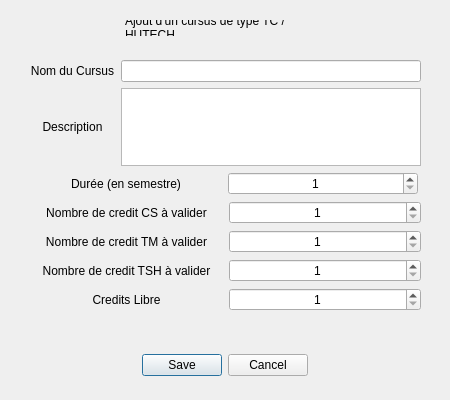
<?xml version="1.0" encoding="UTF-8"?>
<ui version="4.0">
 <class>dialogAjouterCursusTC</class>
 <widget class="QDialog" name="dialogAjouterCursusTC">
  <property name="geometry">
   <rect>
    <x>0</x>
    <y>0</y>
    <width>450</width>
    <height>400</height>
   </rect>
  </property>
  <property name="windowTitle">
   <string>Dialog</string>
  </property>
  <widget class="QDialogButtonBox" name="buttonBox">
   <property name="geometry">
    <rect>
     <x>125</x>
     <y>350</y>
     <width>200</width>
     <height>30</height>
    </rect>
   </property>
   <property name="orientation">
    <enum>Qt::Horizontal</enum>
   </property>
   <property name="standardButtons">
    <set>QDialogButtonBox::Cancel|QDialogButtonBox::Save</set>
   </property>
   <property name="centerButtons">
    <bool>true</bool>
   </property>
  </widget>
  <widget class="QWidget" name="verticalLayoutWidget">
   <property name="geometry">
    <rect>
     <x>30</x>
     <y>60</y>
     <width>391</width>
     <height>251</height>
    </rect>
   </property>
   <layout class="QVBoxLayout" name="verticalLayout">
    <item>
     <layout class="QHBoxLayout" name="horizontalLayout_3">
      <item>
       <widget class="QLabel" name="label">
        <property name="maximumSize">
         <size>
          <width>100</width>
          <height>16777215</height>
         </size>
        </property>
        <property name="text">
         <string>Nom du Cursus</string>
        </property>
        <property name="alignment">
         <set>Qt::AlignCenter</set>
        </property>
       </widget>
      </item>
      <item>
       <widget class="QLineEdit" name="nomTC">
        <property name="maximumSize">
         <size>
          <width>300</width>
          <height>100</height>
         </size>
        </property>
       </widget>
      </item>
     </layout>
    </item>
    <item>
     <layout class="QHBoxLayout" name="horizontalLayout_2">
      <item>
       <widget class="QLabel" name="label_3">
        <property name="maximumSize">
         <size>
          <width>100</width>
          <height>16777215</height>
         </size>
        </property>
        <property name="text">
         <string>Description</string>
        </property>
        <property name="alignment">
         <set>Qt::AlignCenter</set>
        </property>
       </widget>
      </item>
      <item>
       <widget class="QTextEdit" name="descriTC">
        <property name="maximumSize">
         <size>
          <width>300</width>
          <height>100</height>
         </size>
        </property>
        <property name="acceptRichText">
         <bool>false</bool>
        </property>
       </widget>
      </item>
     </layout>
    </item>
    <item>
     <layout class="QHBoxLayout" name="horizontalLayout">
      <item>
       <widget class="QLabel" name="label_2">
        <property name="maximumSize">
         <size>
          <width>190</width>
          <height>30</height>
         </size>
        </property>
        <property name="text">
         <string>Durée (en semestre)</string>
        </property>
        <property name="alignment">
         <set>Qt::AlignCenter</set>
        </property>
        <property name="wordWrap">
         <bool>true</bool>
        </property>
       </widget>
      </item>
      <item>
       <widget class="QSpinBox" name="dureeTC">
        <property name="maximumSize">
         <size>
          <width>190</width>
          <height>30</height>
         </size>
        </property>
        <property name="alignment">
         <set>Qt::AlignCenter</set>
        </property>
        <property name="minimum">
         <number>1</number>
        </property>
        <property name="maximum">
         <number>10</number>
        </property>
       </widget>
      </item>
     </layout>
    </item>
    <item>
     <layout class="QHBoxLayout" name="horizontalLayout_5">
      <item>
       <widget class="QLabel" name="label_5">
        <property name="text">
         <string>Nombre de credit CS à valider</string>
        </property>
        <property name="alignment">
         <set>Qt::AlignCenter</set>
        </property>
        <property name="wordWrap">
         <bool>true</bool>
        </property>
       </widget>
      </item>
      <item>
       <widget class="QSpinBox" name="csTC">
        <property name="alignment">
         <set>Qt::AlignCenter</set>
        </property>
        <property name="minimum">
         <number>1</number>
        </property>
        <property name="maximum">
         <number>50</number>
        </property>
       </widget>
      </item>
     </layout>
    </item>
    <item>
     <layout class="QHBoxLayout" name="horizontalLayout_6">
      <item>
       <widget class="QLabel" name="label_6">
        <property name="text">
         <string>Nombre de credit TM à valider</string>
        </property>
        <property name="alignment">
         <set>Qt::AlignCenter</set>
        </property>
        <property name="wordWrap">
         <bool>true</bool>
        </property>
       </widget>
      </item>
      <item>
       <widget class="QSpinBox" name="tmTC">
        <property name="maximumSize">
         <size>
          <width>200</width>
          <height>30</height>
         </size>
        </property>
        <property name="alignment">
         <set>Qt::AlignCenter</set>
        </property>
        <property name="minimum">
         <number>1</number>
        </property>
        <property name="maximum">
         <number>50</number>
        </property>
       </widget>
      </item>
     </layout>
    </item>
    <item>
     <layout class="QHBoxLayout" name="horizontalLayout_7">
      <item>
       <widget class="QLabel" name="label_7">
        <property name="text">
         <string>Nombre de credit TSH à valider</string>
        </property>
        <property name="alignment">
         <set>Qt::AlignCenter</set>
        </property>
        <property name="wordWrap">
         <bool>true</bool>
        </property>
       </widget>
      </item>
      <item>
       <widget class="QSpinBox" name="tshTC">
        <property name="alignment">
         <set>Qt::AlignCenter</set>
        </property>
        <property name="minimum">
         <number>1</number>
        </property>
        <property name="maximum">
         <number>50</number>
        </property>
       </widget>
      </item>
     </layout>
    </item>
    <item>
     <layout class="QHBoxLayout" name="horizontalLayout_8">
      <item>
       <widget class="QLabel" name="label_8">
        <property name="text">
         <string>Credits Libre</string>
        </property>
        <property name="alignment">
         <set>Qt::AlignCenter</set>
        </property>
        <property name="wordWrap">
         <bool>true</bool>
        </property>
       </widget>
      </item>
      <item>
       <widget class="QSpinBox" name="libreTC">
        <property name="alignment">
         <set>Qt::AlignCenter</set>
        </property>
        <property name="minimum">
         <number>1</number>
        </property>
        <property name="maximum">
         <number>10</number>
        </property>
       </widget>
      </item>
     </layout>
    </item>
   </layout>
  </widget>
  <widget class="QLabel" name="label_4">
   <property name="geometry">
    <rect>
     <x>125</x>
     <y>20</y>
     <width>200</width>
     <height>16</height>
    </rect>
   </property>
   <property name="text">
    <string>Ajout d'un cursus de type TC / HUTECH</string>
   </property>
   <property name="wordWrap">
    <bool>true</bool>
   </property>
  </widget>
 </widget>
 <resources/>
 <connections/>
</ui>
